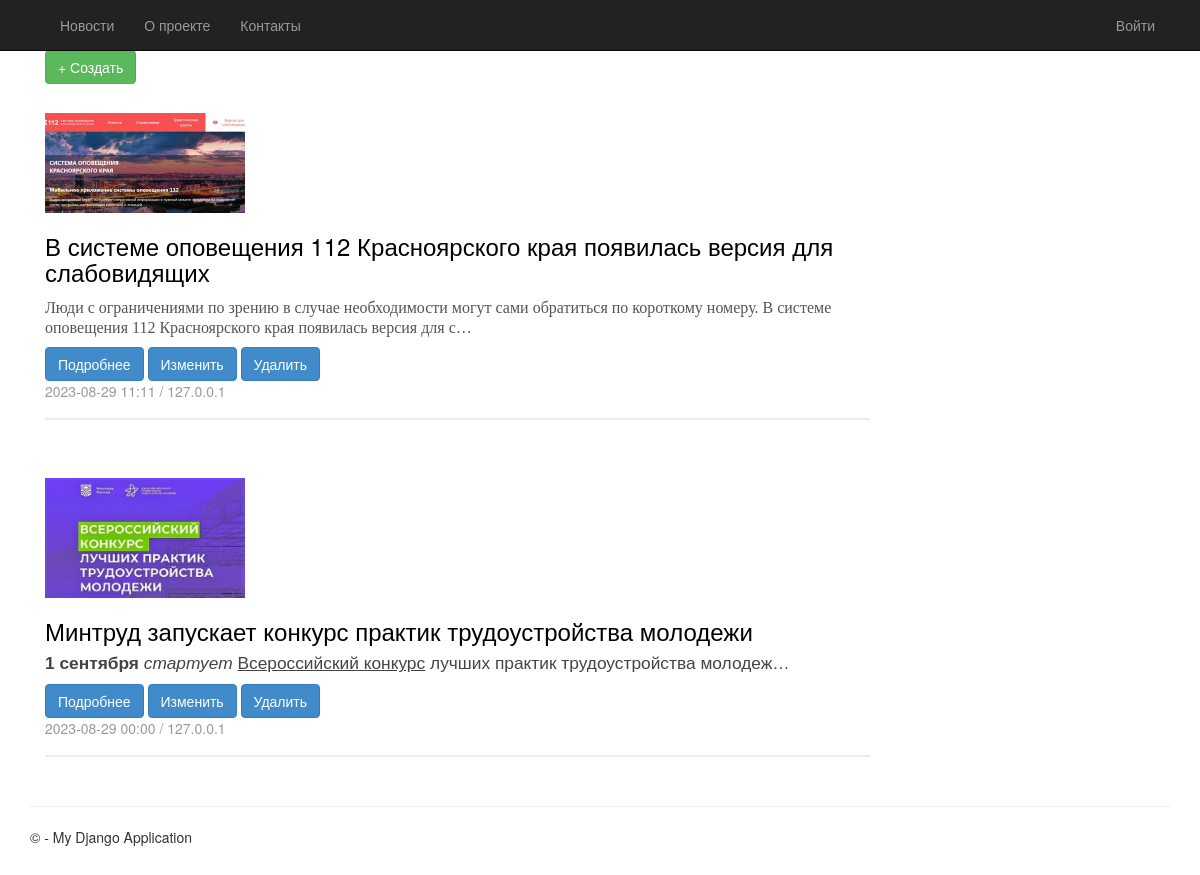
The page / on the database its author committed.
### app_news/models.py (models this page shows, shortened)
class News(models.Model):
    title = models.CharField(max_length=200, verbose_name='Title')
    description = SummernoteTextField()
    image = models.ImageField(upload_to='static\images', blank=True)
    author = author = models.CharField(max_length=100, default='Anonymous', verbose_name='Author')
    created_at = models.DateTimeField(auto_now_add=True)
    updated_at = models.DateTimeField(auto_now=True)
    class Meta:
        db_table="News"
        verbose_name = 'News'
        verbose_name_plural = 'News'

### app_news/views.py (the view)
# urls.py: path('', MainPage.as_view(), name='index'),
class MainPage(generic.ListView):
    model = News
    context_object_name = 'news_list'
    template_name = 'index.html'
    queryset = News.objects.all().order_by('-updated_at')
    def get_context_data(self, *, object_list=None, **kwargs):
        context = super().get_context_data(**kwargs)
        return context

### app_news/templates/index.html (shortened to what this page needs)
{% extends "layout.html" %}
{% load static %}
{% block content %}
<div class="container mt-3">
    <div class="row">
        <div class="col-md-9">
            <a href="{% url 'create_news' %}" class="btn btn-success">
                <span class="plus-icon">+</span> Создать
            </a>
            {% for item in news_list %}
            <div class="news mb-5">
                <div class="card-body">
                    <div class="media">
                        {% if item.image %}
                        <img class="image-wrapper mr-3" src="{{ item.image.url }}" alt="Неудается загрузить изображение">
                        {% else %}
                        <img class="mr-3" src="{% static 'images/common.png' %}" alt="Неудается загрузить общее изображение">
                        {% endif %}
                        <div class="media-body">
                            <h3 class="card-title">{{ item.title }}</h3>
                            <h4 class="card-text">{{ item.description|truncatechars:255|safe }}</h4>
                            <a href="{% url 'detail_news' item.pk %}" class="btn btn-primary">Подробнее</a>
                            <a href="{% url 'update_news' item.pk %}" class="btn btn-primary">Изменить</a>
                            <a href="{% url 'delete_news' item.pk %}" class="btn btn-primary">Удалить</a>
                        </div>
                    </div>
                </div>
                <div class="card-footer text-muted">
                    {{ item.created_at|date:"Y-m-d H:i" }} / {{ item.author }}
                </div>
            </div>
            {% endfor %}
        </div>
    </div>
</div>
{% endblock %}

### static/app/content/site.css (style rules this page uses)
body { padding-top: 50px; padding-bottom: 20px; }
.image-wrapper { max-width: 200px; max-height: 200px; object-fit: contain; }
.news { float: left; color: #000 !important; text-decoration: none; width: 100%; padding-bottom: 17px; border-bottom: 2px solid #ececec; margin-top: 29px; margin-bottom: 29px; }

### rows shown on the page
News: image (picture), title "В системе оповещения 112 Красноярского края появилась версия для слабовидящих", description "Люди с ограничениями по зрению в случае необходимости могут сами обратиться по короткому номеру. В системе оповещения 112 Красноярского края появилась версия для с…", created_at "2023-08-29 11:11", author "127.0.0.1"
News: image (picture), title "Минтруд запускает конкурс практик трудоустройства молодежи", description "1 сентября стартует Всероссийский конкурс лучших практик трудоустройства молодеж…", created_at "2023-08-29 00:00", author "127.0.0.1"
